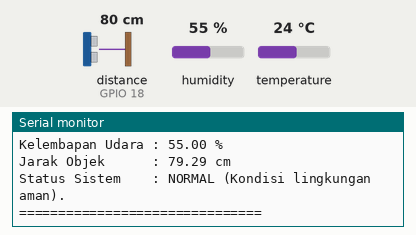
Recording of a sketch running on a simulated ESP32. On the bench: the last lines printed to the serial monitor. Wiring (inferred from the names in the program): ultrasonic range finder: trigger GPIO 5; echo GPIO 18. Inputs (shaded band) come from the test bench; at power-on: distance to the obstacle (sensor on GPIO 18) 80 cm, temperature 24 °C, humidity 55 %. The echo pulse lasts 58.3 µs per cm; WiFi joins after 1.5 s; servers stay silent unless stated.

Above: at 2.7 s.
2.8 s: distance to the obstacle (sensor on GPIO 18) set to 2 cm
At 4.9 s:
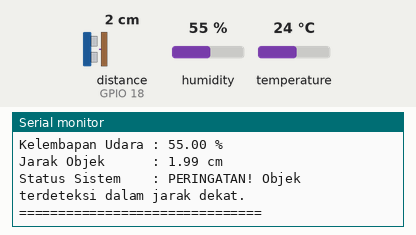
7.0 s: temperature set to 33 °C
At 8.1 s:
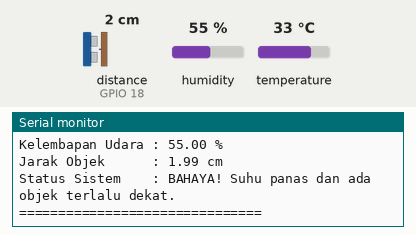
11.0 s: distance to the obstacle (sensor on GPIO 18) set to 35 cm
At 12.7 s:
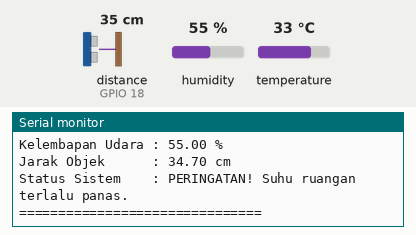
15.1 s: humidity set to 22 %
17.8 s: humidity set to 40 %
Timing chart, 0 to 20.8 s (numbered marks = the images above; inputs shaded):
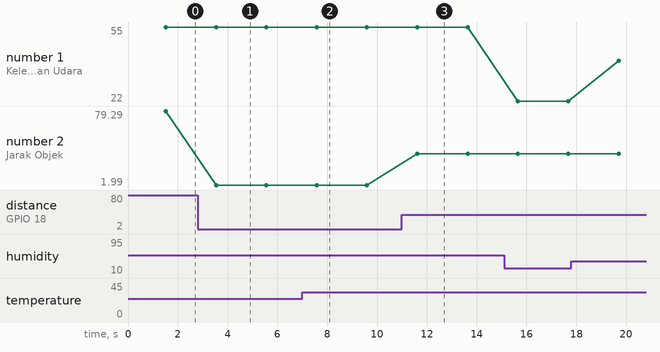

Measured:
- after the input at 2.8 s, the serial monitor: prints a new line after 0.74 s (image 1)
- after the input at 7.0 s, the serial monitor: prints a new line after 0.57 s (image 2)
- after the input at 11.0 s, the serial monitor: prints a new line after 0.62 s (image 3)
- plotted number 1: 55 → 22 after the input at 15.1 s, 22 → 40 after the input at 17.8 s
- plotted number 2: 79.29 → 1.99 after the input at 2.8 s, 1.99 → 34.7 after the input at 11.0 s

The sketch:

slv.ino
```cpp
#include <WiFi.h>
#include <DHT.h>

// --- 1. KONFIGURASI WIFI (SUDAH DIUPDATE) ---
const char* ssid = "MR-FK-01";
const char* password = "adzanmasjid";

// --- 2. KONFIGURASI PIN SENSOR (Sesuai Rangkaian Responsi) ---
#define DHTPIN 4          // Pin DATA DHT22 terhubung ke D4 (GPIO 4)
#define DHTTYPE DHT22     // Menggunakan tipe sensor DHT22
#define TRIG_PIN 5        // Pin TRIG HC-SR04 terhubung ke D5 (GPIO 5)
#define ECHO_PIN 18       // Pin ECHO HC-SR04 terhubung ke D18 (GPIO 18)

// Inisialisasi objek sensor DHT22
DHT dht(DHTPIN, DHTTYPE);

// Fungsi untuk menghubungkan ESP32 ke jaringan WiFi
void connectToWiFi() {
  Serial.print("Menghubungkan ke WiFi: ");
  Serial.println(ssid);
  WiFi.begin(ssid, password);

  while (WiFi.status() != WL_CONNECTED) {
    delay(500);
    Serial.print(".");
  }

  Serial.println("\nBerhasil terhubung ke WiFi!");
  Serial.print("Alamat IP ESP32: ");
  Serial.println(WiFi.localIP());
}

// Fungsi untuk membaca jarak dari sensor Ultrasonik HC-SR04
float readUltrasonicDistance() {
  // Memicu sinyal ultrasonik dari pin TRIG
  digitalWrite(TRIG_PIN, LOW);
  delayMicroseconds(2);
  digitalWrite(TRIG_PIN, HIGH);
  delayMicroseconds(10);
  digitalWrite(TRIG_PIN, LOW);

  // Membaca durasi pantulan gelombang pada pin ECHO (dalam mikrodetik)
  long duration = pulseIn(ECHO_PIN, HIGH);

  // Menghitung jarak dalam satuan cm (kecepatan suara = 0.034 cm/mikrodetik)
  float distance = duration * 0.034 / 2;
  return distance;
}

void setup() {
  // Memulai komunikasi Serial Monitor pada baud rate 115200
  Serial.begin(115200);

  // Mengatur mode pin untuk sensor HC-SR04
  pinMode(TRIG_PIN, OUTPUT);
  pinMode(ECHO_PIN, INPUT);

  // Memulai sensor DHT22
  dht.begin();

  // Memanggil fungsi koneksi WiFi
  connectToWiFi();
  Serial.println("Sistem IoT Siap Bekerja!\n");
}

void loop() {
  // Mengecek apakah koneksi WiFi masih terhubung
  if (WiFi.status() != WL_CONNECTED) {
    Serial.println("Koneksi WiFi terputus! Menghubungkan ulang...");
    connectToWiFi();
  }

  // --- Membaca Data dari Kedua Sensor ---
  float humidity = dht.readHumidity();        // Membaca kelembapan (%)
  float temperature = dht.readTemperature();  // Membaca suhu (°C)
  float distance = readUltrasonicDistance();  // Membaca jarak objek (cm)

  // Validasi pembacaan sensor DHT22 agar tidak error runtime
  if (isnan(humidity) || isnan(temperature)) {
    Serial.println("Error: Gagal membaca data dari sensor DHT22! Periksa kabel.");
    delay(2000);
    return;
  }

  // --- Menampilkan Data ke Serial Monitor ---
  Serial.println("======= DATA SENSOR IOT =======");
  Serial.print("Suhu Udara       : ");
  Serial.print(temperature);
  Serial.println(" °C");

  Serial.print("Kelembapan Udara : ");
  Serial.print(humidity);
  Serial.println(" %");

  Serial.print("Jarak Objek      : ");
  Serial.print(distance);
  Serial.println(" cm");

  // --- Pemrosesan Logika Sistem ---
  Serial.print("Status Sistem    : ");
  if (temperature > 32.0 && distance < 20.0) {
    Serial.println("BAHAYA! Suhu panas dan ada objek terlalu dekat.");
  } else if (temperature > 32.0) {
    Serial.println("PERINGATAN! Suhu ruangan terlalu panas.");
  } else if (distance < 20.0) {
    Serial.println("PERINGATAN! Objek terdeteksi dalam jarak dekat.");
  } else {
    Serial.println("NORMAL (Kondisi lingkungan aman).");
  }
  Serial.println("===============================\n");

  // Jeda 2 detik sebelum pembacaan berikutnya agar sistem berjalan stabil
  delay(2000);
}
```
